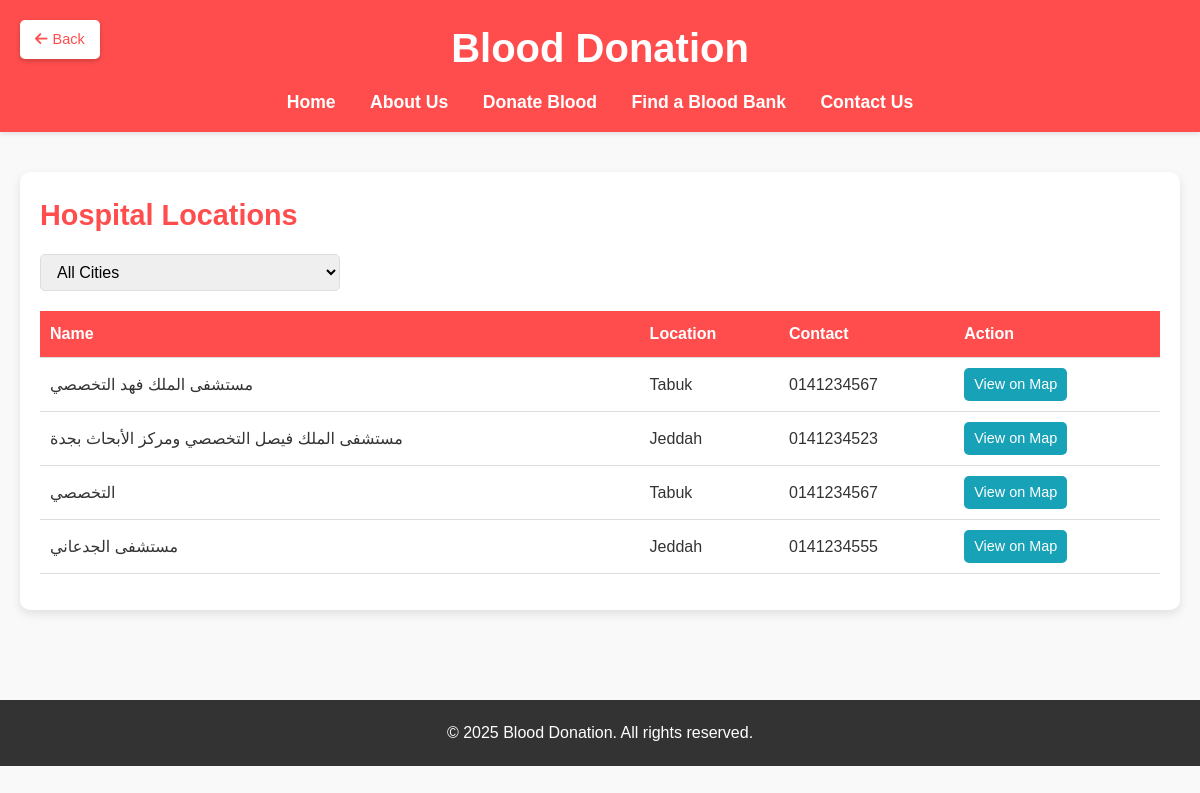
Page /BloodBank.php on the committed database.
### tables this page shows
CREATE TABLE `hospital` (
  `id` int(11) NOT NULL,
  `Name` varchar(250) NOT NULL,
  `Location` varchar(250) NOT NULL,
  `Contact` varchar(250) NOT NULL,
  `latitude` double DEFAULT NULL,
  `longitude` double DEFAULT NULL
);

### BloodBank.php (the view, shortened to what this page needs)
<?php
$servername = "localhost";
$username = "root";
$password = "";
$dbname = "blood";
$conn = new mysqli($servername, $username, $password, $dbname);
$hospitals = $conn->query("SELECT * FROM hospital");
?>
<!DOCTYPE html>
<html lang="en">
<head>
  <link rel="stylesheet" href="https://cdnjs.cloudflare.com/ajax/libs/font-awesome/6.5.0/css/all.min.css">
</head>
<body>
  <header>
    <div class="header-actions">
      <a href="home.php" class="back-button"><i class="fas fa-arrow-left"></i> Back</a>
    </div>
    <h1>Blood Donation</h1>
    <nav>
      <a href="home.php">Home</a>
      <a href="aboutus.php">About Us</a>
      <a href="Blood-level.php">Donate Blood</a>
      <a href="BloodBank.php">Find a Blood Bank</a>
      <a href="contact.php">Contact Us</a>
    </nav>
  </header>
  <div class="container">
    <div class="hospital-info">
      <h2>Hospital Locations</h2>
      <div class="city-selector">
        <select id="cityDropdown" onchange="filterHospitals()">
          <option value="">All Cities</option>
         <?php
$hospitals->data_seek(0);
$hospitals->data_seek(0);
?>
        </select>
      </div>
      <table id="hospitalTable">
        <thead>
          <tr>
            <th>Name</th>
            <th>Location</th>
            <th>Contact</th>
            <th>Action</th>
          </tr>
        </thead>
        <tbody>
          <?php
          if ($hospitals->num_rows > 0) {
              while($hospital = $hospitals->fetch_assoc()) {
                  echo "<tr data-city='".htmlspecialchars($hospital['Location'])."'>";
                  echo "<td>".htmlspecialchars($hospital['Name'])."</td>";
                  echo "<td>".htmlspecialchars($hospital['Location'])."</td>";
                  echo "<td>".htmlspecialchars($hospital['Contact'])."</td>";
                  echo "<td>";
                  echo "<a href='?hospital_id=".$hospital['id']."' class='view-btn'>View on Map</a>";
                  echo "</td>";
                  echo "</tr>";
              }
          } else {
              echo "<tr><td colspan='4'>No hospitals found</td></tr>";
          }
          ?>
        </tbody>
      </table>
    </div>
  </div>
  <footer>
    <p>&copy; 2025 Blood Donation. All rights reserved.</p>
  </footer>
</body>
</html>

### BloodBank.php (style rules this page uses)
* { margin: 0; padding: 0; box-sizing: border-box; }
body { font-family: 'Arial', sans-serif; line-height: 1.6; color: #333; background: #f9f9f9; }
header { background: #ff4d4d; color: #fff; padding: 1rem 0; text-align: center; box-shadow: 0 2px 5px rgba(0, 0, 0, 0.1); position: relative; }
header h1 { margin-bottom: 0.5rem; font-size: 2.5rem; }
nav a { color: #fff; text-decoration: none; margin: 0 15px; font-weight: bold; font-size: 1.1rem; }
.container { padding: 40px 20px; max-width: 1200px; margin: 0 auto; display: flex; flex-wrap: wrap; gap: 20px; }
.hospital-info { background: #fff; padding: 20px; border-radius: 10px; box-shadow: 0 4px 10px rgba(0, 0, 0, 0.1); flex: 1; min-width: 300px; }
.hospital-info h2 { font-size: 1.8rem; margin-bottom: 1rem; color: #ff4d4d; }
table { width: 100%; border-collapse: collapse; margin-bottom: 1rem; }
table th, table td { padding: 10px; text-align: left; border-bottom: 1px solid #ddd; }
table th { background: #ff4d4d; color: #fff; }
.view-btn { background: #17a2b8; color: #fff; padding: 5px 10px; border: none; border-radius: 5px; cursor: pointer; font-size: 0.9rem; margin-right: 5px; text-decoration: none; display: inline-block; }
footer { background: #333; color: #fff; text-align: center; padding: 20px 0; margin-top: 50px; }
footer p { margin: 0; }
.header-actions { position: absolute; top: 20px; left: 20px; display: flex; gap: 10px; }
.back-button, .logout-button { background-color: #fff; color: #ff4d4d; border: none; border-radius: 5px; padding: 8px 15px; font-size: 0.9rem; box-shadow: 0 2px 5px rgba(0, 0, 0, 0.2); text-decoration: none; transition: background-color 0.3s; cursor: pointer; display: flex; align-items: center; gap: 5px; }
.city-selector { margin-bottom: 20px; }
.city-selector select { padding: 8px 12px; border-radius: 5px; border: 1px solid #ddd; font-size: 16px; width: 100%; max-width: 300px; }

### rows in the picture
hospital: Name "مستشفى الملك فهد التخصصي", Location "Tabuk", Contact "0141234567"
hospital: Name "مستشفى الملك فيصل التخصصي ومركز الأبحاث بجدة", Location "Jeddah", Contact "0141234523"
hospital: Name "التخصصي", Location "Tabuk", Contact "0141234567"
hospital: Name "مستشفى الجدعاني", Location "Jeddah", Contact "0141234555"
